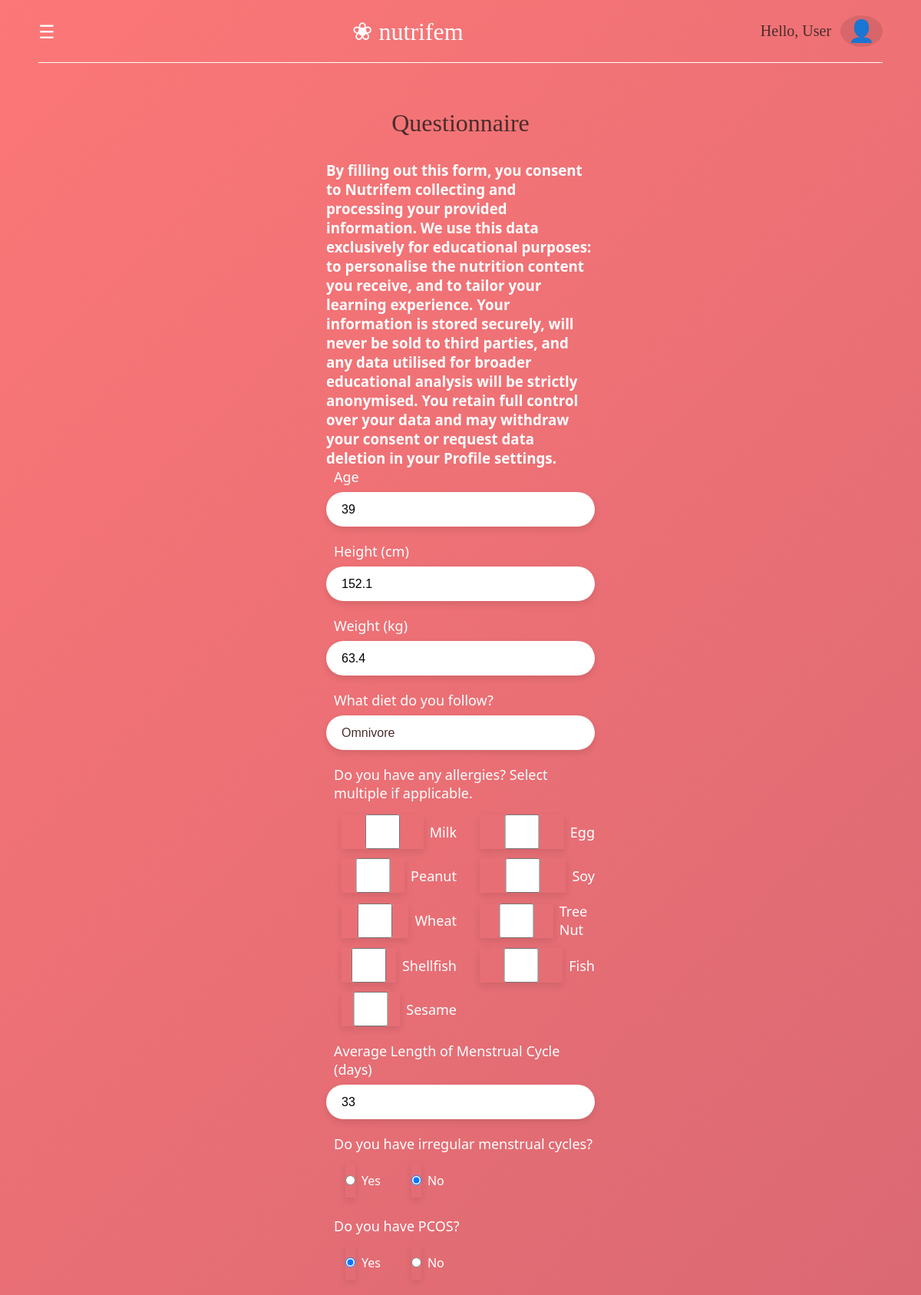
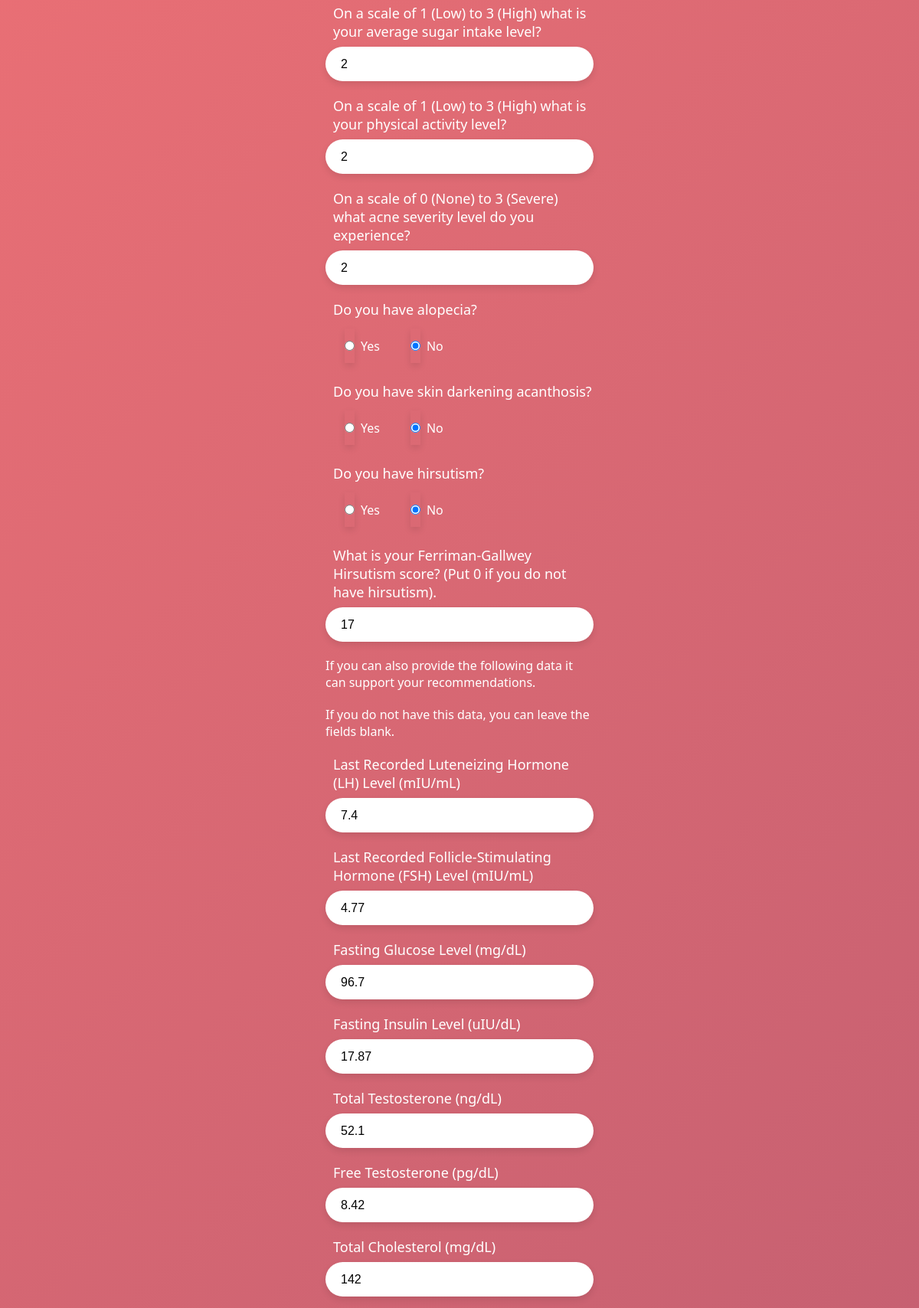
The page /questionnaire (signed in, upper part) on the database its author committed (2 pictures, top to bottom).
### tables this page shows
CREATE TABLE "patientdata" (
"Age" INTEGER,
  "Height_cm" REAL,
  "Weight_kg" REAL,
  "BMI" REAL,
  "Menstrual_Cycle_Length_days" INTEGER,
  "Menstrual_Irregularity" INTEGER,
  "Fasting_Glucose_mg_dL" REAL,
  "Fasting_Insulin_uIU_mL" REAL,
  "HOMA_IR" REAL,
  "LH_mIU_mL" REAL,
  "FSH_mIU_mL" REAL,
  "LH_FSH_Ratio" REAL,
  "Total_Testosterone_ng_dL" REAL,
  "Free_Testosterone_pg_mL" REAL,
  "Total_Cholesterol_mg_dL" INTEGER,
  "Triglycerides_mg_dL" REAL,
  "Dietary_Sugar_Intake" INTEGER,
  "Physical_Activity_Level" INTEGER,
  "PCOS_Diagnosis" INTEGER,
  "Hirsutism_Score_FG" INTEGER,
  "Acne_Severity" INTEGER,
  "Alopecia" INTEGER,
  "Skin_Darkening_Acanthosis" INTEGER,
  "Vitamin_D_ng_mL" REAL,
  "first_name" TEXT,
  "last_name" TEXT,
  "email" TEXT,
  "Target_Nutrient_Vector" TEXT,
  "Allergens" REAL,
  "Diet" TEXT,
  "hashed_password" TEXT
);

### WORKING_APP.py (the view, shortened to what this page needs)
@app.route('/questionnaire', methods=['GET', 'POST'])
def questionnaire():
    if "ID" not in session:
        flash("Please log in to continue.")
        return redirect(url_for("login"))
    user_email = session["ID"]
    conn = sqlite3.connect(DB_PATH)
    conn.row_factory = sqlite3.Row
    cursor = conn.cursor()
    cursor.execute("SELECT * FROM patientdata WHERE lower(email) = lower(?)", (user_email,))
    user_data = cursor.fetchone()
    conn.close()
    user_first_name = session.get("first_name", "User")
    return render_template('questionnaire.html', first_name=user_first_name, user=user_data)

### templates/questionnaire.html (shortened to what this page needs)
<!DOCTYPE html>
<html lang="en">
<head>
    <link rel="stylesheet" href="{{ url_for('static', filename='css/questionnaire.css') }}">
</head>
<body>
  <header class="navbar">
    <div class="menu-icon" onclick="openNav()">&#9776;</div>
    <div class="logo">
      <span class="flower-icon">&#10048;</span> nutrifem
    </div>
    <div class="user-profile">
        <span class="greeting">Hello, User</span>
        <span class="user-icon">&#128100;</span>
    </div>
  </header>
  <hr class="nav-divider">
  <main class="login-wrapper">
    <div class="login-container">
      <h1>Questionnaire</h1>
      <h3>By filling out this form, you consent to Nutrifem collecting and processing your provided information. We use this data exclusively for educational purposes: to personalise the nutrition content you receive, and to tailor your learning experience. Your information is stored securely, will never be sold to third parties, and any data utilised for broader educational analysis will be strictly anonymised. You retain full control over your data and may withdraw your consent or request data deletion in your Profile settings.</h3>
      <form class="login-form", method="post", action="/questionnaire">
        <div class="form-group">
          <label for="age">Age</label>
          <input
            type="number"
            id="age"
            name="age"
            min="18"
            max="120"
            title="Please enter your age."
            required
            value="{{ user.Age if user and user.Age != None else '' }}">
        </div>
        <div class="form-group">
          <label for="height">Height (cm)</label>
          <input
            type="number"
            id="height"
            name="height"
            min="120"
            max="220"
            step="0.01"
            title="Please enter your height."
            required
            value="{{ user.Height_cm if user and user.Height_cm != None else '' }}">
        </div>
        <div class="form-group">
          <label for="weight">Weight (kg)</label>
          <input
            type="number"
            id="weight"
            name="weight"
            min="20"
            max="200"
            step="0.01"
            title="Please enter your weight."
            required
            value="{{ user.Weight_kg if user and user.Weight_kg != None else '' }}">
        </div>
        <div class="form-group">
          <label for="diet">What diet do you follow?</label>
          <select name ="diet" id="diet">
            <option value="omnivore" {% if user and user.Diet == 'omnivore' %}checked{% endif %}>Omnivore</option>
          </select>
        </div>
        <div class="form-group">
          <label for="allergens">Do you have any allergies? Select multiple if applicable.</label>
          <div class="checkbox-grid">
            <label class="checkbox-item"><input type="checkbox" name="allergens" value="milk" {% if user and user.Allergens and 'milk' in user.Allergens %}checked{% endif %}>Milk</label>
            <label class="checkbox-item"><input type="checkbox" name="allergens" value="egg" {% if user and user.Allergens and 'egg' in user.Allergens %}checked{% endif %}>Egg</label>
            <label class="checkbox-item"><input type="checkbox" name="allergens" value="peanut" {% if user and user.Allergens and 'peanut' in user.Allergens %}checked{% endif %}>Peanut</label>
            <label class="checkbox-item"><input type="checkbox" name="allergens" value="soy" {% if user and user.Allergens and 'soy' in user.Allergens %}checked{% endif %}>Soy</label>
            <label class="checkbox-item"><input type="checkbox" name="allergens" value="wheat" {% if user and user.Allergens and 'wheat' in user.Allergens %}checked{% endif %}>Wheat</label>
            <label class="checkbox-item"><input type="checkbox" name="allergens" value="tree_nut" {% if user and user.Allergens and 'tree_nut' in user.Allergens %}checked{% endif %}>Tree Nut</label>
            <label class="checkbox-item"><input type="checkbox" name="allergens" value="shellfish" {% if user and user.Allergens and 'shellfish' in user.Allergens %}checked{% endif %}>Shellfish</label>
            <label class="checkbox-item"><input type="checkbox" name="allergens" value="fish" {% if user and user.Allergens and 'fish' in user.Allergens %}checked{% endif %}>Fish</label>
            <label class="checkbox-item"><input type="checkbox" name="allergens" value="sesame" {% if user and user.Allergens and 'sesame' in user.Allergens %}checked{% endif %}>Sesame</label>
          </div>
        </div>
        <div class="form-group">
          <label for="cycle_length">Average Length of Menstrual Cycle (days)</label>
          <input
            type="number"
            id="cycle_length"
            name="cycle_length"
            min="10"
            max="60"
            title="Please enter the average length of your menstrual cycle."
            required
            value="{{ user.Menstrual_Cycle_Length_days if user and user.Menstrual_Cycle_Length_days != None else '' }}">
        </div>
        <div class="form-group">
          <label for="menstrual_irregularity">Do you have irregular menstrual cycles?</label>
          <div class="radio-group">
            <label><input type="radio" id="yes" name="menstrual_irregularity" value="Yes" {% if user and user.Menstrual_Irregularity == 1 %}checked{% endif %}> Yes</label>
            <label><input type="radio" id="no" name="menstrual_irregularity" value="No" {% if user and user.Menstrual_Irregularity != 1 %}checked{% endif %}> No</label>
          </div>
        </div>
        <div class="form-group">
          <label for="pcos_diagnosis">Do you have PCOS?</label>
          <div class="radio-group">
            <label><input type="radio" id="yes" name="pcos_diagnosis" value="Yes" {% if user and user.PCOS_Diagnosis == 1 %}checked{% endif %}> Yes</label>
            <label><input type="radio" id="no" name="pcos_diagnosis" value="No" {% if user and user.PCOS_Diagnosis != 1 %}checked{% endif %}> No</label>
          </div>
        </div>
        <div class="form-group">
          <label for="sugar_intake">On a scale of 1 (Low) to 3 (High) what is your average sugar intake level?</label>
          <input
            type="number"
            id="sugar_intake"
            name="sugar_intake"
            min="1"
            max="3"
            title="Please enter your average sugar intake level."
            required
            value="{{ user.Dietary_Sugar_Intake if user and user.Dietary_Sugar_Intake != None else '' }}">
        </div>
        <div class="form-group">
          <label for="physical_activity">On a scale of 1 (Low) to 3 (High) what is your physical activity level?</label>
          <input
            type="number"
            id="physical_activity"
            name="physical_activity"
            min="1"
            max="3"
            title="Please enter your physical activity level."
            required
            value="{{ user.Physical_Activity_Level if user and user.Physical_Activity_Level != None else '' }}">
        </div>
        <div class="form-group">
          <label for="acne_severity">On a scale of 0 (None) to 3 (Severe) what acne severity level do you experience?</label>
          <input
            type="number"
            id="acne_severity"
            name="acne_severity"
            min="0"
            max="3"
            title="Please enter your acne severity level."
            required
            value="{{ user.Acne_Severity if user and user.Acne_Severity != None else '' }}">
        </div>
        <div class="form-group">
          <label for="alopecia">Do you have alopecia?</label>
          <div class="radio-group">
            <label><input type="radio" id="yes" name="alopecia" value="Yes" {% if user and user.Alopecia == 1 %}checked{% endif %}> Yes</label>
            <label><input type="radio" id="no" name="alopecia" value="No" {% if user and user.Alopecia != 1 %}checked{% endif %}> No</label>
          </div>
        </div>
        <div class="form-group">
          <label for="acanthosis">Do you have skin darkening acanthosis?</label>
          <div class="radio-group">
            <label><input type="radio" id="yes" name="acanthosis" value="Yes" {% if user and user.Skin_Darkening_Acanthosis == 1 %}checked{% endif %}> Yes</label>
            <label><input type="radio" id="no" name="acanthosis" value="No" {% if user and user.Skin_Darkening_Acanthosis != 1 %}checked{% endif %}> No</label>
          </div>
        </div>
        <div class="form-group">
          <label for="hirsutism">Do you have hirsutism?</label>
          <div class="radio-group">
            <label><input type="radio" id="yes" name="hirsutism" value="Yes" {% if user and user.Hirsutism_Score_FG == 1 %}checked{% endif %}> Yes</label>
            <label><input type="radio" id="no" name="hirsutism" value="No" {% if user and user.Hirsutism_Score_FG != 1 %}checked{% endif %}> No</label>
          </div>
        </div>
        <div class="form-group">
          <label for="fg_score">What is your Ferriman-Gallwey Hirsutism score? (Put 0 if you do not have hirsutism).</label>
          <input
            type="number"
            id="fg_score"
            name="fg_score"
            min="0"
            max="24"
            title="Please enter your Ferriman-Gallwey Hirsutism score."
            required
            value="{{ user.Hirsutism_Score_FG if user and user.Hirsutism_Score_FG != None else '' }}">
        </div>
        <p>If you can also provide the following data it can support your recommendations.</p>
        <p>If you do not have this data, you can leave the fields blank.</p>
        <div class="form-group">
          <label for="lh_level">Last Recorded Luteneizing Hormone (LH) Level (mIU/mL)</label>
          <input
            type="number"
            id="lh_level"
            name="lh_level"
            min="1"
            max="30"
            step="0.01"
            value="{{ user.LH_mIU_mL if user and user.LH_mIU_mL != None else '' }}">
        </div>
        <div class="form-group">
          <label for="fsh_level">Last Recorded Follicle-Stimulating Hormone (FSH) Level (mIU/mL)</label>
          <input
            type="number"
            id="fsh_level"
            name="fsh_level"
            min="1"
            max="30"
            step="0.01"
            value="{{ user.FSH_mIU_mL if user and user.FSH_mIU_mL != None else '' }}">
        </div>
        <div class="form-group">
          <label for="glucose_level">Fasting Glucose Level (mg/dL)</label>
          <input
            type="number"
            id="glucose_level"
            name="glucose_level"
            min="30"
            max="150"
            step="0.01"
            value="{{ user.Fasting_Glucose_mg_dL if user and user.Fasting_Glucose_mg_dL != None else '' }}">
        </div>
        <div class="form-group">
          <label for="insulin_level">Fasting Insulin Level (uIU/dL)</label>
          <input
            type="number"
            id="insulin_level"
            name="insulin_level"
            min="1"
            max="40"
            step="0.01"
            value="{{ user.Fasting_Insulin_uIU_mL if user and user.Fasting_Insulin_uIU_mL != None else '' }}">
        </div>
        <div class="form-group">
          <label for="total_tes">Total Testosterone (ng/dL)</label>
          <input
            type="number"
            id="total_tes"
            name="total_tes"
            min="1"
            max="120"
            step="0.01"
            value="{{ user.Total_Testosterone_ng_dL if user and user.Total_Testosterone_ng_dL != None else '' }}">
        </div>
        <div class="form-group">
          <label for="free_tes">Free Testosterone (pg/dL)</label>
          <input
            type="number"
            id="free_tes"
            name="free_tes"
            min="1"
            max="20"
            step="0.01"
            value="{{ user.Free_Testosterone_pg_mL if user and user.Free_Testosterone_pg_mL != None else '' }}">
        </div>
        <div class="form-group">
          <label for="cholesterol">Total Cholesterol (mg/dL)</label>
          <input
            type="number"
            id="cholesterol"
            name="cholesterol"
            min="90"
            max="350"
            step="0.01"
            value="{{ user.Total_Cholesterol_mg_dL if user and user.Total_Cholesterol_mg_dL != None else '' }}">
        </div>
      </form>
    </div>
  </main>
</body>
</html>

### static/css/questionnaire.css (style rules this page uses)
* { box-sizing: border-box; margin: 0; padding: 0; }
body { background: linear-gradient(135deg, #fc7777 0%, #c35f71 100%); color: white; font-family: 'Segoe UI', Tahoma, Geneva, Verdana, sans-serif; min-height: 100vh; }
.navbar { display: flex; justify-content: space-between; align-items: center; padding: 20px 50px; }
.menu-icon { font-size: 24px; cursor: pointer; }
.logo { font-size: 32px; font-family: Georgia, serif; }
.nav-divider { border: 0; border-top: 1px solid white; margin: 0 50px; }
.user-profile { display: flex; align-items: center; gap: 12px; font-family: Georgia, serif; font-size: 20px; color: #4a2c2c; }
.user-icon { font-size: 28px; background-color: rgba(74, 44, 44, 0.15); padding: 4px 10px; border-radius: 50%; display: flex; align-items: center; justify-content: center; }
.login-wrapper { display: flex; justify-content: center; padding: 60px 20px; }
.login-container { width: 100%; max-width: 350px; display: flex; flex-direction: column; align-items: center; }
.login-container h1 { font-family: Georgia, serif; color: #4a2c2c; font-size: 32px; font-weight: normal; margin-bottom: 30px; }
.login-form { width: 100%; display: flex; flex-direction: column; gap: 20px; }
.form-group { display: flex; flex-direction: column; gap: 8px; }
.form-group label { font-size: 18px; color: white; padding-left: 10px; }
.form-group input { width: 100%; height: 45px; border-radius: 25px; border: none; padding: 0 20px; font-size: 16px; outline: none; box-shadow: 0 4px 10px rgba(0,0,0,0.1); }
.radio-group { display: flex; gap: 30px; align-items: center; padding-left: 10px; margin: 5px; }
.radio-group label { display: flex; align-items: center; gap: 8px; font-size: 16px; cursor: pointer; }
.form-group select { width: 100%; height: 45px; border-radius: 25px; border: none; padding: 0 20px; font-size: 16px; outline: none; background-color: white; color: #4a2c2c; box-shadow: 0 4px 10px rgba(0, 0, 0, 0.1); cursor: pointer; appearance: none; -webkit-appearance: none; -moz-appearance: none; }
.checkbox-grid { display: grid; grid-template-columns: repeat(auto-fill, minmax(130px, 1fr)); gap: 12px 20px; padding-left: 10px; margin-top: 8px; }
.checkbox-item { display: flex; align-items: center; gap: 8px; font-size: 16px; color: white; cursor: pointer; }

### rows shown on the page
patientdata: age "39", height "152.1", weight "63.4", cycle_length "33", Menstrual_Irregularity "☐ Yes", Menstrual_Irregularity "☑ No", PCOS_Diagnosis "☑ Yes", PCOS_Diagnosis "☐ No", sugar_intake "2", physical_activity "2", acne_severity "2", Alopecia "☐ Yes", Alopecia "☑ No", Skin_Darkening_Acanthosis "☐ Yes", Skin_Darkening_Acanthosis "☑ No", Hirsutism_Score_FG "☐ Yes", Hirsutism_Score_FG "☑ No", fg_score "17", lh_level "7.4", fsh_level "4.77", glucose_level "96.7", insulin_level "17.87", total_tes "52.1", free_tes "8.42", cholesterol "142"
